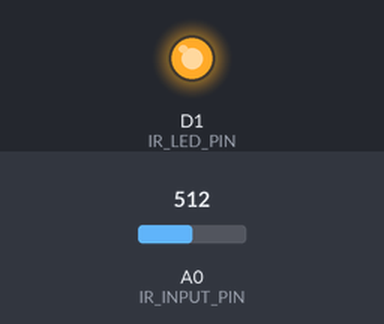
The sketch below on a simulated ESP8266 (NodeMCU). Parts: output pins drawn as LEDs (lit = HIGH). The test bench sets the inputs (shaded band); at power-on: A0 (IR_INPUT_PIN) = 512. WiFi joins after 1.5 s; servers stay silent unless stated; no MQTT or app messages arrive unless stated; what the sketch prints to the serial monitor is not drawn.

Above: at 1.6 s.
Timing chart, 0 to 4.6 s (numbered marks = the images above):
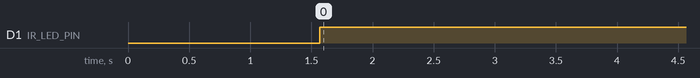

The sketch:

sketch_jun17a.ino
```cpp
#include "ESP8266WiFi.h"
#include <PubSubClient.h>

#define IR_INPUT_PIN A0
#define IR_LED_PIN D1

const char* wifi_ssid = "IOT";
const char* wifi_password = "AardvarkBadgerHedgehog";

const char* mqtt_topic = "esp8266_arduino_out";
const char* mqtt_server = "home.hofman.frl";
const int8_t mqtt_idx = 124;

int16_t _state_low = 100;
int16_t _state_high = 600;
int16_t _state_threshold = 50;

int16_t _state = _state_low;

WiFiClient espClient;
PubSubClient client(espClient);

void setup(){
 Serial.begin(9600);

  WiFi.begin(wifi_ssid, wifi_password);
  while (WiFi.status() != WL_CONNECTED) {
    delay(500);
    Serial.print(".");
  }

  Serial.println("");
  Serial.println("WiFi connected");
  Serial.println("IP address: ");
  Serial.println(WiFi.localIP());

  client.setServer(mqtt_server, 1883);
  client.connect("myClientID");
  Serial.println(client.state());

  char* message = "Hello World";
  int8_t length = strlen(message);
  client.publish(mqtt_topic,(byte*)message, length, false);

  pinMode(IR_INPUT_PIN, INPUT);
  pinMode(IR_LED_PIN, OUTPUT);

  int16_t val = readRPR220();
  checkState(val);
}

void loop() {
  int16_t val = readRPR220();

  Serial.println(val);

  if (checkState(val)) {
    sendBasicInfo(val);
//    sendDomoticz();
  }

  // 1000ms / (40ms + 5ms + 5ms) = 20 times/second.
  delay(40);
}

bool checkState(int16_t val) {
  int16_t newState = (_state == _state_low) ? _state_high : _state_low;

  if (val > (newState - _state_threshold)
    && val < (newState + _state_threshold)) {

    Serial.print("Switching state from ");
    Serial.print(_state);
    Serial.print(" to ");
    Serial.println(newState);

    _state = newState;

    return true;
  }

  return false;
}

int16_t readRPR220() {
  uint16_t val = 0;

  digitalWrite(IR_LED_PIN, LOW);
  delay(5);
  val = analogRead(IR_INPUT_PIN);

  digitalWrite(IR_LED_PIN, HIGH);
  delay(5);
  val = analogRead(IR_INPUT_PIN) - val;
  val = 0 - val;

  return (val < 0) ? 0 : val;
}

void sendBasicInfo(int16_t val) {
  String payload = "{\"val\":";
  payload += val;
  payload += "}";

  client.publish(mqtt_topic, payload.c_str());
}

void sendDomoticz() {
  String payload = "{\"idx\":";
  payload += mqtt_idx;
  payload += ", \"nvalue\" : 0, \"svalue\" : \"";
  payload += "0.5";
  payload += "\"}";

  client.publish("domoticz/in", payload.c_str());
}
```

Measured:
- by itself, D1 (IR_LED_PIN): LOW → HIGH at 1.6 s
